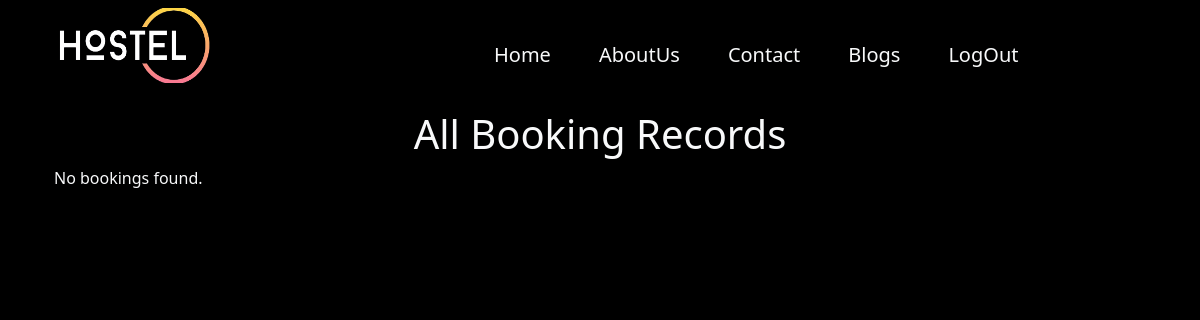
Page /view.php on the earlier database version.
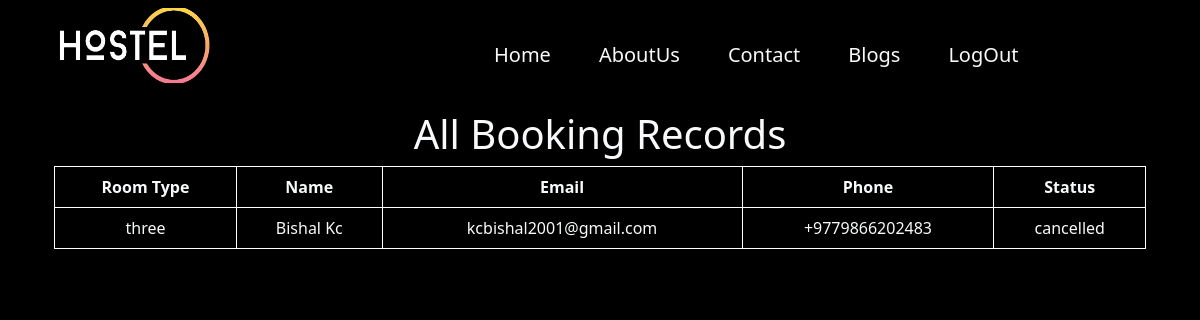
Same page on the later database version.
### tables this page shows
CREATE TABLE `bookings` (
  `id` int(11) NOT NULL,
  `userId` int(11) NOT NULL,
  `room_type` varchar(50) NOT NULL,
  `name` varchar(100) NOT NULL,
  `email` varchar(100) NOT NULL,
  `phone` varchar(20) NOT NULL,
  `food_status` enum('WithFood','WithOutFood') NOT NULL,
  `foodtype` varchar(25) NOT NULL,
  `stay_from` varchar(100) NOT NULL,
  `guardian_contact` varchar(20) NOT NULL,
  `emergency_contact` varchar(20) NOT NULL,
  `guardian_relation` varchar(100) NOT NULL,
  `address` varchar(200) NOT NULL,
  `total_fee` decimal(10,2) NOT NULL,
  `approved` int(255) DEFAULT NULL,
  `status` enum('pending','approved','cancelled') NOT NULL DEFAULT 'pending',
  `createdAt` varchar(50) NOT NULL
);

### view.php (the view, shortened to what this page needs)
<!DOCTYPE html>
<html>
<head>
	<link rel="stylesheet" href="css/style.css" type="text/css">
	<link href="https://cdn.jsdelivr.net/npm/bootstrap@5.2.0/dist/css/bootstrap.min.css" rel="stylesheet">
        <link rel="stylesheet" href=" https://cdnjs.cloudflare.com/ajax/libs/font-awesome/6.2.0/css/all.min.css">
		<link rel="stylesheet" href="https://cdn.datatables.net/1.13.4/css/dataTables.bootstrap5.min.css">
         <link rel="stylesheet" href="css/owl.carousel.min.css">
</head>
<body>
<section class="main_wrapper">
    <nav class="navbar navbar-expand-lg">
        <div class="container-fluid">
            <div class="container">
                <div class="row">
                    <div class="col-lg-4 col-md-6 col-sm-6 col-12">
                        <a class="navbar-brand text-center" href="rooms.php"> <img src="img/logo.png"height="80%" width="50%"alt="logo" class="logo"></a>
                    </div>
                    <div class="col-lg-8 col-md-6 col-sm-6 col-12 my-4">
                        <div class="collapse navbar-collapse" id="navbarSupportedContent">
                            <ul class="navbar-nav mx-5">
                            <li class="nav-item">
                            <a class="nav-link mx-3 text-light fs-5" href="#">Home</a>
                            </li>
                            <li class="nav-item">
                          <a class="nav-link mx-3 text-light fs-5" href="#">AboutUs</a>
                            </li>
                            <li class="nav-item">
                          <a class="nav-link mx-3 text-light fs-5" href="#">Contact</a>
                            </li>
                            <li class="nav-item">
                          <a class="nav-link mx-3 text-light fs-5" href="">Blogs</a>
                            </li>
                            <li class="nav-item">
                          <a class="nav-link mx-3 text-light fs-5" href="logout.php">LogOut</a>
                            </li>
                       </ul>
                     </div>
                    </div>
                </div>
            </div>
      </div>
   </nav>
        <div class="container">
        <div class="row">
        <div class="col-lg-12 col-md-12 col-sm-12 col-12 mx-auto text-light px-4">
        <h1 class="text-light text-center">All Booking Records</h1>
    <?php
    $servername = "localhost";
    $username = "root";
    $password = "";
    $dbname = "hostel1";
    $conn = new mysqli($servername, $username, $password, $dbname);
    $sql = "SELECT * FROM bookings";
    $result = $conn->query($sql);
    if ($result->num_rows > 0) {
        echo "<table class='text-center' style='width: 100%; border-collapse: collapse; border: 1px solid white; padding:20px;'>
        <tr>
            <th style='border: 1px solid white; padding: 8px;'>Room Type</th>
            <th style='border: 1px solid white; padding: 8px;'>Name</th>
            <th style='border: 1px solid white; padding: 8px;'>Email</th>
            <th style='border: 1px solid white; padding: 8px;'>Phone</th>
            <th style='border: 1px solid white; padding: 8px;'>Status</th>
        </tr>";
        while ($row = $result->fetch_assoc()) {
            echo "<tr>";
            echo "<td style='border: 1px solid white; padding: 8px;'>" . $row["room_type"] . "</td>";
            echo "<td style='border: 1px solid white; padding: 8px;'>" . $row["name"] . "</td>";
            echo "<td style='border: 1px solid white; padding: 8px;'>" . $row["email"] . "</td>";
            echo "<td style='border: 1px solid white; padding: 8px;'>" . $row["phone"] . "</td>";
            echo "<td style='border: 1px solid white; padding: 8px;'>" . $row["status"] . "</td>";
            echo "</tr>";
        }
        echo "</table>";
    } else {
        echo "No bookings found.";
    }
    ?>
        </div>
        </div>
        </div>
</section>
</body>
</html>

Differences in the rows shown:
added bookings: room_type "three", name "Bishal Kc", email "kcbishal2001@gmail.com", phone "+9779866202483", status "cancelled"
Other differences:
text no longer shown: "No bookings found."
text now shown: "Room Type Name Email Phone Status"
